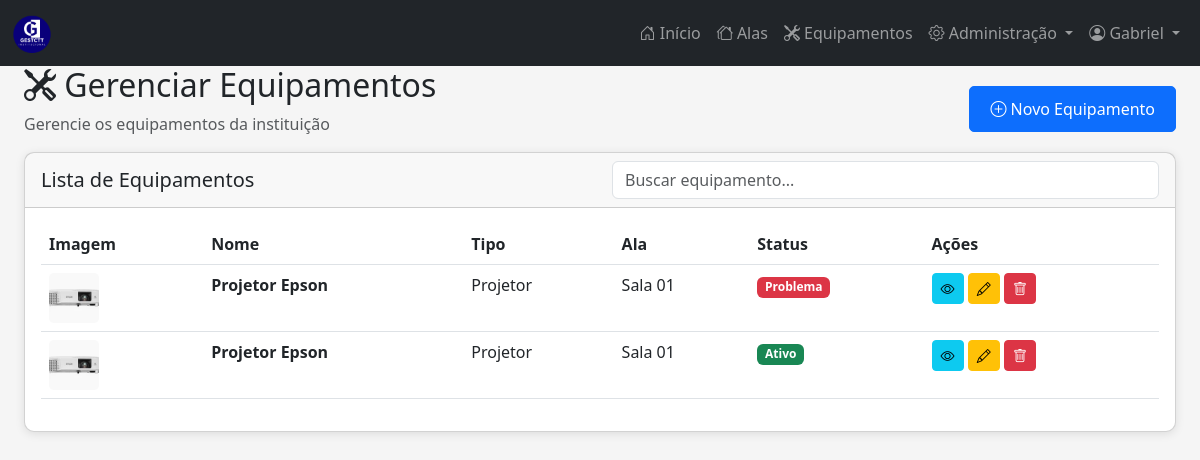
The app's page /public/equipamentos.php (signed in) with its own data.
### tables this page shows
CREATE TABLE `equipamentos` (
  `id` int(11) NOT NULL AUTO_INCREMENT,
  `nome` varchar(100) NOT NULL,
  `tipo` varchar(50) DEFAULT NULL,
  `descricao` text DEFAULT NULL,
  `imagem` varchar(255) DEFAULT NULL,
  `fk_ala` int(11) NOT NULL,
  `status` enum('ativo','inativo','problema') DEFAULT 'ativo',
  `created_at` timestamp NOT NULL DEFAULT current_timestamp(),
  `updated_at` timestamp NOT NULL DEFAULT current_timestamp() ON UPDATE current_timestamp(),
  PRIMARY KEY (`id`),
  KEY `fk_ala` (`fk_ala`),
  CONSTRAINT `equipamentos_ibfk_1` FOREIGN KEY (`fk_ala`) REFERENCES `ala` (`id`) ON DELETE CASCADE ON UPDATE CASCADE
);

CREATE TABLE `ala` (
  `id` int(11) NOT NULL AUTO_INCREMENT,
  `nome` varchar(100) NOT NULL,
  `descricao` text DEFAULT NULL,
  `status` enum('ativo','inativo') DEFAULT 'ativo',
  `created_at` timestamp NOT NULL DEFAULT current_timestamp(),
  `updated_at` timestamp NOT NULL DEFAULT current_timestamp() ON UPDATE current_timestamp(),
  PRIMARY KEY (`id`)
);

### public/equipamentos.php (the view, shortened to what this page needs)
<?php
require_once '../app/config/init.php';
$action = isset($_GET['action']) ? $_GET['action'] : 'list';
$equipamentos_sql = "SELECT e.*, a.nome as ala_nome
                     FROM equipamentos e
                     LEFT JOIN ala a ON e.fk_ala = a.id
                     WHERE e.status IN ('ativo', 'problema')
                     ORDER BY e.nome";
$equipamentos_result = $conn->query($equipamentos_sql);
?>
<?php include '../app/views/includes/header.php'; ?>
<?php include '../app/views/includes/navbar.php'; ?>
<div class="container-fluid">
    <div class="row">
        <main class="col-md-12 ms-sm-auto px-md-4">
            <div class="content-wrapper">
                <div class="page-header d-flex justify-content-between align-items-center">
                    <div>
                        <h2><i class="bi bi-tools"></i> Gerenciar Equipamentos</h2>
                        <p class="text-muted">Gerencie os equipamentos da instituição</p>
                    </div>
                    <?php if ($action == 'list'): ?>
                        <a href="?action=create" class="btn btn-primary btn-custom">
                            <i class="bi bi-plus-circle"></i> Novo Equipamento
                        </a>
                    <?php else: ?>
                        <a href="equipamentos.php" class="btn btn-secondary btn-custom">
                            <i class="bi bi-arrow-left"></i> Voltar
                        </a>
                    <?php endif; ?>
                </div>
                <?php if ($action == 'list'): ?>
                    <div class="card">
                        <div class="card-header">
                            <div class="row align-items-center">
                                <div class="col-md-6">
                                    <h5 class="mb-0">Lista de Equipamentos</h5>
                                </div>
                                <div class="col-md-6">
                                    <input type="text" class="form-control" id="searchInput" placeholder="Buscar equipamento..." onkeyup="searchTable('searchInput', 'equipamentosTable')">
                                </div>
                            </div>
                        </div>
                        <div class="card-body">
                            <?php if ($equipamentos_result->num_rows > 0): ?>
                                <div class="table-responsive">
                                    <table class="table table-hover" id="equipamentosTable">
                                        <thead>
                                            <tr>
                                                <th>Imagem</th>
                                                <th>Nome</th>
                                                <th>Tipo</th>
                                                <th>Ala</th>
                                                <th>Status</th>
                                                <th>Ações</th>
                                            </tr>
                                        </thead>
                                        <tbody>
                                            <?php while ($equip = $equipamentos_result->fetch_assoc()): ?>
                                                <tr>
                                                    <td>
                                                        <?php if (!empty($equip['imagem']) && file_exists('../' . $equip['imagem'])): ?>
                                                            <img src="../<?php echo htmlspecialchars($equip['imagem']); ?>" alt="<?php echo htmlspecialchars($equip['nome']); ?>" style="width: 50px; height: 50px; object-fit: cover; border-radius: 5px;">
                                                        <?php else: ?>
                                                            <img src="../assets/img/LogoGestCTT.png" alt="Sem imagem" style="width: 50px; height: 50px; object-fit: cover; border-radius: 5px;">
                                                        <?php endif; ?>
                                                    </td>
                                                    <td><strong><?php echo htmlspecialchars($equip['nome']); ?></strong></td>
                                                    <td><?php echo htmlspecialchars($equip['tipo']); ?></td>
                                                    <td><?php echo htmlspecialchars($equip['ala_nome']); ?></td>
                                                    <td>
                                                        <?php if ($equip['status'] == 'ativo'): ?>
                                                            <span class="badge bg-success">Ativo</span>
                                                        <?php elseif ($equip['status'] == 'problema'): ?>
                                                            <span class="badge bg-danger">Problema</span>
                                                        <?php else: ?>
                                                            <span class="badge bg-secondary">Inativo</span>
                                                        <?php endif; ?>
                                                    </td>
                                                    <td>
                                                        <a href="?action=view&id=<?php echo $equip['id']; ?>" class="btn btn-sm btn-info">
                                                            <i class="bi bi-eye"></i>
                                                        </a>
                                                        <a href="?action=edit&id=<?php echo $equip['id']; ?>" class="btn btn-sm btn-warning">
                                                            <i class="bi bi-pencil"></i>
                                                        </a>
                                                        <form method="POST" style="display:inline;" onsubmit="return confirmDelete('Deseja realmente desativar este equipamento?');">
                                                            <button type="submit" name="delete_equipamento" class="btn btn-sm btn-danger">
                                                                <i class="bi bi-trash"></i>
                                                            </button>
                                                        </form>
                                                    </td>
                                                </tr>
                                            <?php endwhile; ?>
                                        </tbody>
                                    </table>
                                </div>
                            <?php else: ?>
                                <p class="text-center text-muted">Nenhum equipamento cadastrado.</p>
                            <?php endif; ?>
                        </div>
                    </div>
                <?php endif; ?>
            </div>
        </main>
    </div>
</div>
<?php include '../app/views/includes/footer.php'; ?>

### app/views/includes/header.php (shortened to what this page needs)
<!DOCTYPE html>
<html lang="pt-BR">
<head>
    <link href="https://cdn.jsdelivr.net/npm/bootstrap@5.3.0/dist/css/bootstrap.min.css" rel="stylesheet">
    <link rel="stylesheet" href="https://cdn.jsdelivr.net/npm/bootstrap-icons@1.10.0/font/bootstrap-icons.css">
    <link rel="stylesheet" href="<?php echo BASE_URL; ?>../assets/css/style.css">
    <link rel="stylesheet" href="https://cdnjs.cloudflare.com/ajax/libs/font-awesome/7.0.1/css/all.min.css" />
</head>
<body>

### app/views/includes/navbar.php (shortened to what this page needs)
<nav class="navbar navbar-expand-lg navbar-dark bg-dark">
    <div class="container-fluid">
        <a class="navbar-brand" href="../index.php">
            <img src="<?php echo BASE_URL; ?>../assets/img/LogoGestCTT.png" alt="GestCTT Logo">
        </a>
        <div class="collapse navbar-collapse" id="navbarNav">
            <ul class="navbar-nav ms-auto">
                <?php if (isset($_SESSION['user_id'])): ?>
                    <li class="nav-item">
                        <a class="nav-link" href="/viewschool/public/index.php">
                            <i class="bi bi-house-door"></i> Início
                        </a>
                    </li>
                    <li class="nav-item">
                        <a class="nav-link" href="/viewschool/public/alas.php">
                            <i class="bi bi-houses"></i> Alas
                        </a>
                    </li>
                    <li class="nav-item">
                        <a class="nav-link" href="/viewschool/public/equipamentos.php">
                            <i class="bi bi-tools"></i> Equipamentos
                        </a>
                    </li>
                    <?php if (isset($_SESSION['user_type']) && $_SESSION['user_type'] == 'admin'): ?>
                        <li class="nav-item dropdown">
                            <a class="nav-link dropdown-toggle" href="#" id="adminDropdown" role="button" data-bs-toggle="dropdown" aria-expanded="false">
                                <i class="bi bi-gear"></i> Administração
                            </a>
                        </li>
                    <?php endif; ?>
                    <li class="nav-item dropdown">
                        <a class="nav-link dropdown-toggle" href="#" id="userDropdown" role="button" data-bs-toggle="dropdown" aria-expanded="false">
                            <i class="bi bi-person-circle"></i> <?php echo htmlspecialchars($_SESSION['user_name']); ?>
                        </a>
                    </li>
                <?php endif; ?>
            </ul>
        </div>
    </div>
</nav>

### app/views/includes/footer.php (shortened to what this page needs)
</body>
</html>

### assets/css/style.css (style rules this page uses)
:root { --primary-color: #0d6efd; --secondary-color: #6c757d; --success-color: #198754; --danger-color: #dc3545; --warning-color: #ffc107; --info-color: #0dcaf0; --light-color: #f8f9fa; --dark-color: #212529; }
body { font-family: "Segoe UI", Tahoma, Geneva, Verdana, sans-serif; background-color: #f5f5f5; }
.navbar-brand img { height: 40px; }
.card { border-radius: 10px; box-shadow: 0 2px 10px rgba(0, 0, 0, 0.1); transition: transform 0.3s ease, box-shadow 0.3s ease; }
.btn-custom { border-radius: 5px; padding: 10px 20px; font-weight: 500; transition: all 0.3s ease; }

### records on screen
equipamentos: imagem (picture), nome "Projetor Epson", tipo "Projetor", fk_ala.nome "Sala 01", status "Problema"
equipamentos: imagem (picture), nome "Projetor Epson", tipo "Projetor", fk_ala.nome "Sala 01", status "Ativo"

### other values on screen
$_SESSION['user_name'] "Gabriel"
